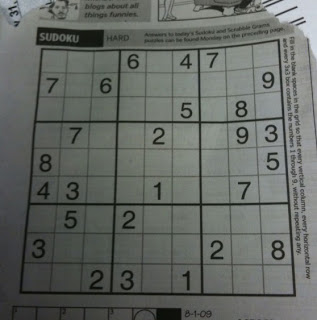
#> input picture Images/sudoku_puzzle.png, 317 x 320 px, found by its file name
$ python -i image_processing.py   (imports and definitions only)   (Python 2 division)   (older library calls are emulated)
#> lines starting #> are read from the running program, lines starting #| are printed output that depends on the picture; after the words box and inside, x2 and y2 are one past the last pixel; in counts of white or black regions, pixels touching at a corner belong together
import cv2
import numpy as np
import scipy.misc


def rectify(h):
	'''
	DESCRIPTION
	-----------
	This function basically takes your numpy array and
	finds your corners for the actual sudoku puzzle.

	INPUT PARAMETERS
	----------------
	h: np.array
		This is the original numpy array that you are finding
		the corner coordinates to.

	OUTPUT PARAMETERS
	-----------------
	hnew: np.array
		This contains the four corners of np.array
	'''
	h = h.reshape((4,2))
 	hnew = np.zeros((4,2),dtype = np.float32)

	add = h.sum(1)
	hnew[0] = h[np.argmin(add)]
	hnew[2] = h[np.argmax(add)]

	diff = np.diff(h,axis = 1)
	hnew[1] = h[np.argmin(diff)]
	hnew[3] = h[np.argmax(diff)]

	return hnew

def pre_processing(img_name, base_path="inputs/"):
	'''
	DESCRIPTION
	-----------
	This function basically preprocesses the image so that
	a gray threshold is applied to it to make all of the borders
	and numbers are significantly clearer

	INPUT PARAMETERS
	----------------
	img_name: string
		This is the actual name of your image, including extensions
	base_path
		This is the folder that your image is located in
	'''
#> called with img_name = 'Images/sudoku_puzzle.png', base_path = 'inputs/'
	img_path = base_path + str(img_name)
	img = cv2.imread(img_path)
#> img is the input picture: shape (320, 317, 3); mean B, G, R 99.5, 104.1, 100
	print img
#> (printed output is left out)
	gray = cv2.cvtColor(img, cv2.COLOR_BGR2GRAY)
	gray = cv2.GaussianBlur(gray, (5, 5), 0)
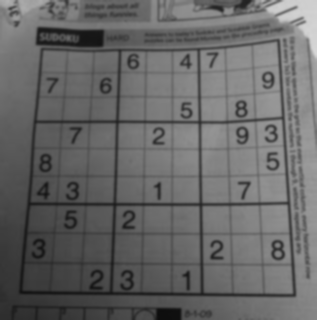
#> gray: shape (320, 317); min 13, max 214, mean 102.4
	thresh = cv2.adaptiveThreshold(gray, 255, 1, 1, 11, 2)
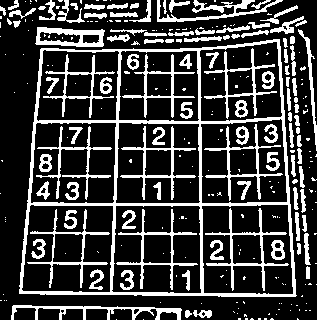
#> thresh: shape (320, 317); 23.5% white; 280 white regions (178 under 20 px)
	return (gray, thresh)

def find_puzzle(img_name):
	'''
	DESCRIPTION
	-----------
	This function finds the general area where your sudoku puzzle
	is located and then returns a new images that eliminates
	all of the noise in your old image and only has the portion that
	you want.

	INPUT PARAMETERS
	----------------
	img_name: string
		the name of the file that you are passing in

	OUTPUT PARAMETERS
	-----------------
	warp: np.array
		This contains the numpy array that represents your return
		image, which is only the section of the original image that
		contains your sudoku puzzle.
	'''
	gray, thresh = pre_processing(img_name)
	contours, hierarchy = cv2.findContours(thresh, cv2.RETR_TREE, cv2.CHAIN_APPROX_SIMPLE)
#> contours = 318 contours, 193 with area under 20; largest, box (x1, y1, x2, y2) and area: (19, 39, 297, 297) 63854, (201, 204, 294, 295) 7802, (111, 205, 202, 294) 7525, (21, 204, 114, 293) 7446, (200, 118, 288, 204) 6770

	biggest = None
	max_area = 0
	for i in contours:
		area = cv2.contourArea(i)
		if area > 100:
			peri = cv2.arcLength(i, True)
			approx = cv2.approxPolyDP(i, 0.02*peri, True)
			if area > max_area and len(approx == 4):
				biggest = approx
				max_area = area
#> this loop made 318 passes
#> (area, peri, biggest, max_area) on pass 102: (63854, 1045, [[279, 39], [41, 48], [19, 293], [295, 296]], 63854)
#> (area, peri, approx) on passes 103, 115, 117, 135, 140, 146: (7525, 355.6, [[116, 205], [200, 207], [200, 293], [111, 290]]), (808.5, 113.6, [[143, 235], [169, 234], [171, 262], [144, 263]]), (7801.5, 361.4, [[287, 204], [293, 293], [204, 293], [201, 206]]), (835, 118.6, [[233, 234], [260, 235], [260, 264], [232, 262]]), (7445.5, 350.5, [[31, 204], [113, 206], [109, 292], [21, 289]]), (823.5, 117.2, [[54, 234], [81, 233], [82, 260], [53, 262]])
#> after the loop, max_area = 63854
	if biggest is not None:
		biggest = rectify(biggest)
#> in rectify, `h = h.reshape((4,2))`: h = [[279, 39], [41, 48], [19, 293], [295, 296]]
#> in rectify, `add = h.sum(1)`: add = [318, 89, 312, 591]
#> in rectify, `diff = np.diff(h,axis = 1)`: diff = [-240, 7, 274, 1]
#> biggest = [[41, 48], [279, 39], [295, 296], [19, 293]]
		h = np.array([ [0,0],[449,0],[449,449],[0,449] ],np.float32)
		retval = cv2.getPerspectiveTransform(biggest,h)
#> retval = [[2.07, 0.186, -93.64], [0.0838, 2.22, -109.8], [0.000233, 0.000685, 1]]
		warp = cv2.warpPerspective(gray,retval,(450,450))
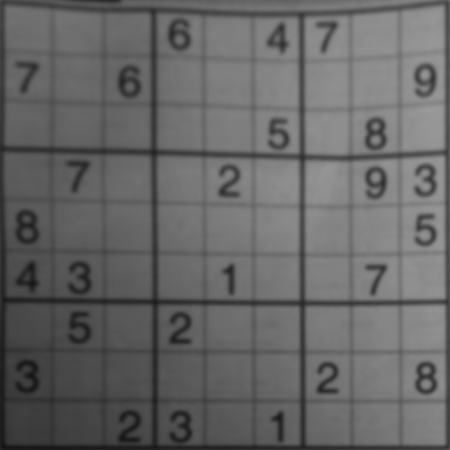
#> warp: shape (450, 450); min 19, max 153, mean 102
		return warp

def split_sudoku_cells(img_name):
	'''
	DESCRIPTION
	-----------
	This function takes in an image name, finds your puzzle, and then
	splits the image into 81 numpy arrays, each if which represents
	cell (i, j) of your sudoku puzzle.

	INPUT PARAMETERS
	----------------
	img_name: string
		This string represents the actual name of the image that you
		are working on, including extensions.

	OUTPUT PARAMETERS
	-----------------
	dictionary: dictionary
		Each entry (i, j) includes a numpy array that represents the image
		that corresponds to sudoku cell (i, j)
	'''
	dictionary = {}
	warp = find_puzzle(img_name)
	print "part 1_-______--____do we get here -_____SASDA_SAA"

	arr = np.split(warp, 9)
#> arr = 9 items
	for i in range(9):
		dictionary[i] = {}
		for j in range(9):
			dictionary[i][j] = []

	for i in range(9):
		for j in range(9):
			print "part 2_-______--____do we get here -_____SASDA_SAA"

			for a in range(len(arr[i])):
				# print len(arr[i])
				cells = np.split(arr[i][a], 9)
				# print cells[j]
				# print len(cells[j])
				dictionary[i][j].append(np.array(cells[j]))

			dictionary[i][j] = np.array(dictionary[i][j])
#> after the loop, dictionary = 9 items
	return dictionary

def invert_image(imagem, name):
	'''
	DESCRIPTION
	-----------
	This function inverts an image so that it can be read by the
	ocr python library.

	INPUT PARAMETERS
	----------------
	imagem: np.array
		a numpy array that corresponds to the name of the image
	name: string
		name of the image

	OUTPUT PARAMETERS
	----------------
	None (Image written to 'name')
	'''
	imagem = (255-imagem)
	cv2.imwrite(name, imagem)

def write_cells_to_images(img_name):
	'''
	DESCRIPTION
	-----------
	This function calls split_sudoku_cells and then saves these images in
	an "intermediates" files.

	INPUT PARAMETERS
	-----------------
	img_name: string
		This is the name of the string corresponds to the image
		that you are reading and saving from, including file
		extension.

	OUTPUT PARAMETERS
	-----------------
	None (a bunch of images) ij.jpg that correspond to entry (i, j)
	of your dictionary will be saved to the "intermediates" folder)
	'''
	dictionary = split_sudoku_cells(img_name)
#> dictionary = 9 items
	for i in range(9):
		for j in range(9):
			scipy.misc.imsave("intermediates/" + str(i) + str(j) + '.jpg', dictionary[i][j])
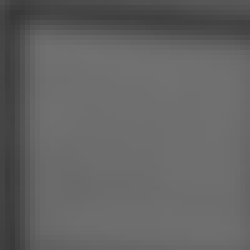
#> saved as 00.jpg: PIL image 50x50 L (shown 5 times larger); min 57, max 113, mean 99.7
			processed_img = pre_processing(str(i) + str(j) + '.jpg', 'intermediates/')[1]
#> call 2 of pre_processing, with img_name = '00.jpg', base_path = 'intermediates/'
#> (printed output is left out)
#> in pre_processing (call 2), `thresh = cv2.adaptiveThreshold(gray, 255, 1, 1, 11, 2)`:
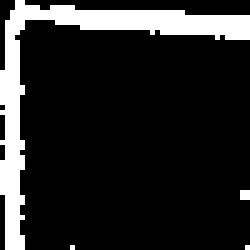
#> thresh: shape (50, 50) (shown 5 times larger); 14.7% white; 4 white regions (3 under 20 px), largest, box (x1, y1, x2, y2) and area: (0, 0, 50, 50) 361
			scipy.misc.imsave("intermediates/" + str(i) + str(j) + '.jpg', processed_img)
			image = cv2.imread("intermediates/" + str(i) + str(j) + '.jpg')
#> image: shape (50, 50, 3); min 0, max 255, mean 37.4
			gs_imagem = cv2.cvtColor(image, cv2.COLOR_BGR2GRAY)
			invert_image(gs_imagem, "intermediates/" + str(i) + str(j) + '.jpg')
#> in invert_image, `imagem = (255-imagem)`:
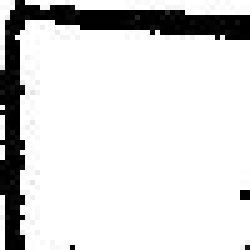
#> imagem: shape (50, 50) (shown 5 times larger); min 0, max 255, mean 217.6

>>> result = write_cells_to_images('Images/sudoku_puzzle.png')
